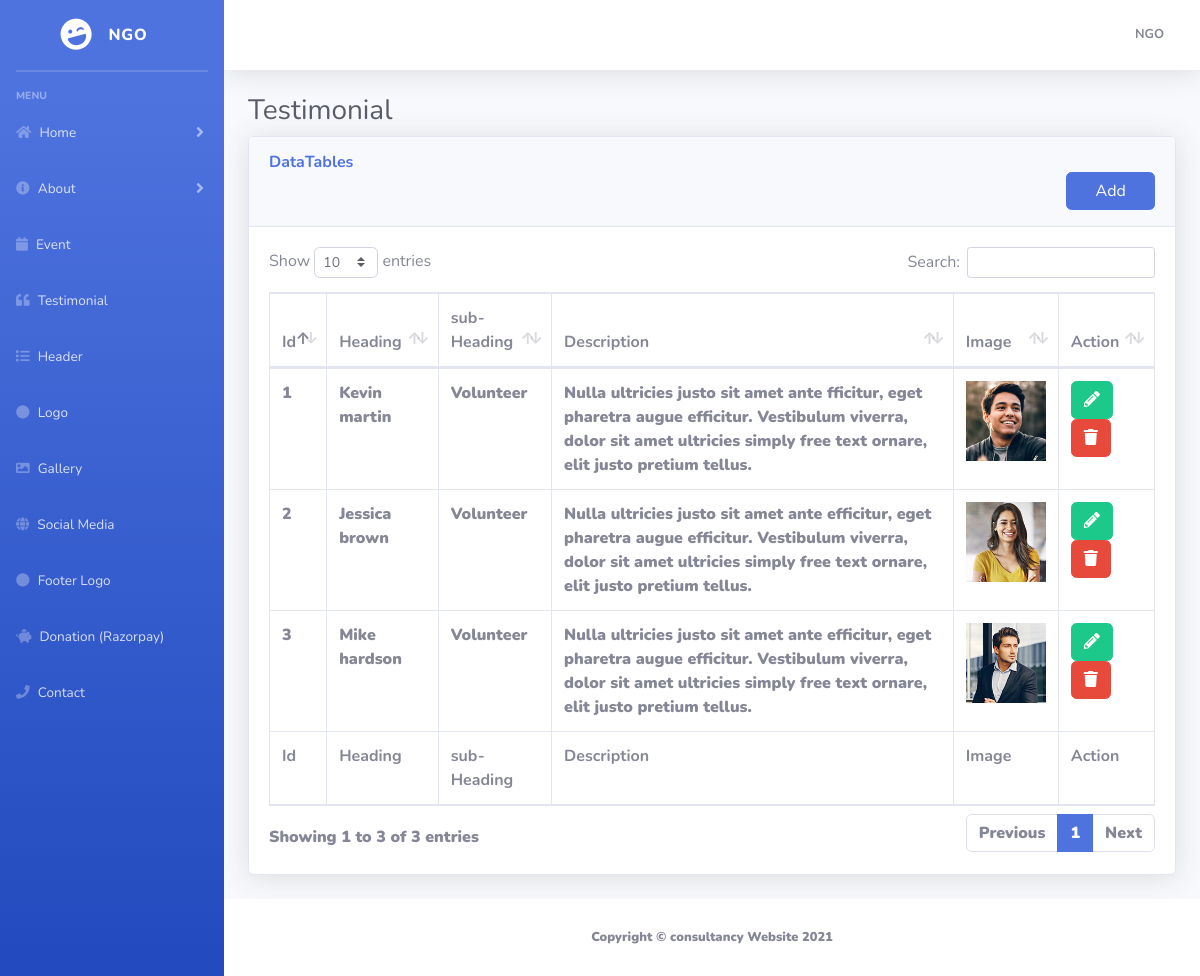
Screenshot of /admin/testimonial.php (signed in) with the database file from the repository.
### tables this page shows
CREATE TABLE `testimonial` (
  `id` int(11) NOT NULL,
  `heading` varchar(1000) NOT NULL,
  `subheading` varchar(1000) NOT NULL,
  `description` varchar(1000) NOT NULL,
  `image` varchar(1000) NOT NULL
);

### admin/db.php (called while the page is built, shortened)
?><?php
class DBController {
private $host = "localhost";
	private $user = "admin_oxpin";
	private $password = "parthiv99";
	private $database = "admin_oxpin";
	private $conn;
	function __construct() {
		$this->conn = $this->connectDB();
	}
	function connectDB() {
		$conn = mysqli_connect($this->host,$this->user,$this->password,$this->database);
mysqli_set_charset($conn,"utf8");
		return $conn;
	}
	function runQuery($query) {
		$result = mysqli_query($this->conn,$query);
		while($row=mysqli_fetch_assoc($result)) {
			$resultset[] = $row;
		}
		if(!empty($resultset))
			return $resultset;
	}
}
$db_handle = new DBController();
?>

### admin/testimonial.php (the view, shortened to what this page needs)
<?php
include('header.php');
?>
                <div class="container-fluid">
                    <h1 class="h3 mb-2 text-gray-800">Testimonial</h1>
                    <div class="card shadow mb-4">
                        <div class="card-header py-3">
                            <h6 class="m-0 font-weight-bold text-primary">DataTables</h6>
                            <a href="testimonial_add.php"><button type="button" class="btn btn-primary" style="float: right; width: 10%;">
                                Add
                              </button></a>
                        </div>
                        <div class="card-body">
                            <div class="table-responsive">
                                <table class="table table-bordered" id="dataTable" width="100%" cellspacing="0">
                                    <thead>
                                        <tr>
                                            <th>Id</th>
                                            <th>Heading</th>
                                            <th>sub-Heading</th>
                                            <th>Description</th>
                                            <th>Image</th>
                                            <th>Action</th>
                                        </tr>
                                    </thead>
                                    <tfoot>
                                        <tr>
                                            <th>Id</th>
                                            <th>Heading</th>
                                            <th>sub-Heading</th>
                                            <th>Description</th>
                                            <th>Image</th>
                                            <th>Action</th>
                                        </tr>
                                    </tfoot>
                                    <tbody>
                                    <?php
$result = $db_handle->runQuery("select * from testimonial ");
foreach($result as $row) { ?>
                    <td ><?php echo $row['id'];?></td>
                    <td ><?php echo $row['heading'];?></td>
                    <td ><?php echo $row['subheading'];?></td>
                    <td ><?php echo $row['description'];?></td>
					<td><img src="<?php echo $row['image'];?>"style="width:80px;height:80px;"> </td>
                    <td>
                      <a href="testimonial_edit.php?id=<?php echo $row['id']; ?>"> <button class="btn btn-success btn-xs"><i class="fas fa-pencil-alt"></i></button></a>
                      <a href="?delete=<?php echo $row['id'];?>">
                       <button class="btn btn-danger btn-xs"><i class="fa fa-trash"></i></button></a>
                    </td>
<?php } ?>
                                        </tbody>
                                </table>
                            </div>
                        </div>
                    </div>
                </div>
            </div>
            <footer class="sticky-footer bg-white">
                <div class="container my-auto">
                    <div class="copyright text-center my-auto">
                        <span>Copyright &copy; consultancy Website 2021</span>
                    </div>
                </div>
            </footer>
        </div>
    </div>
</body>
</html>

### rows the page displays
testimonial: id "1", heading "Kevin martin", subheading "Volunteer", description "Nulla ultricies justo sit amet ante fficitur, eget pharetra augue efficitur. Vestibulum viverra, dolor sit amet ultricies simply free text ornare, elit justo pretium tellus.", image (picture)
testimonial: id "2", heading "Jessica brown", subheading "Volunteer", description "Nulla ultricies justo sit amet ante efficitur, eget pharetra augue efficitur. Vestibulum viverra, dolor sit amet ultricies simply free text ornare, elit justo pretium tellus.", image (picture)
testimonial: id "3", heading "Mike hardson", subheading "Volunteer", description "Nulla ultricies justo sit amet ante efficitur, eget pharetra augue efficitur. Vestibulum viverra, dolor sit amet ultricies simply free text ornare, elit justo pretium tellus.", image (picture)
